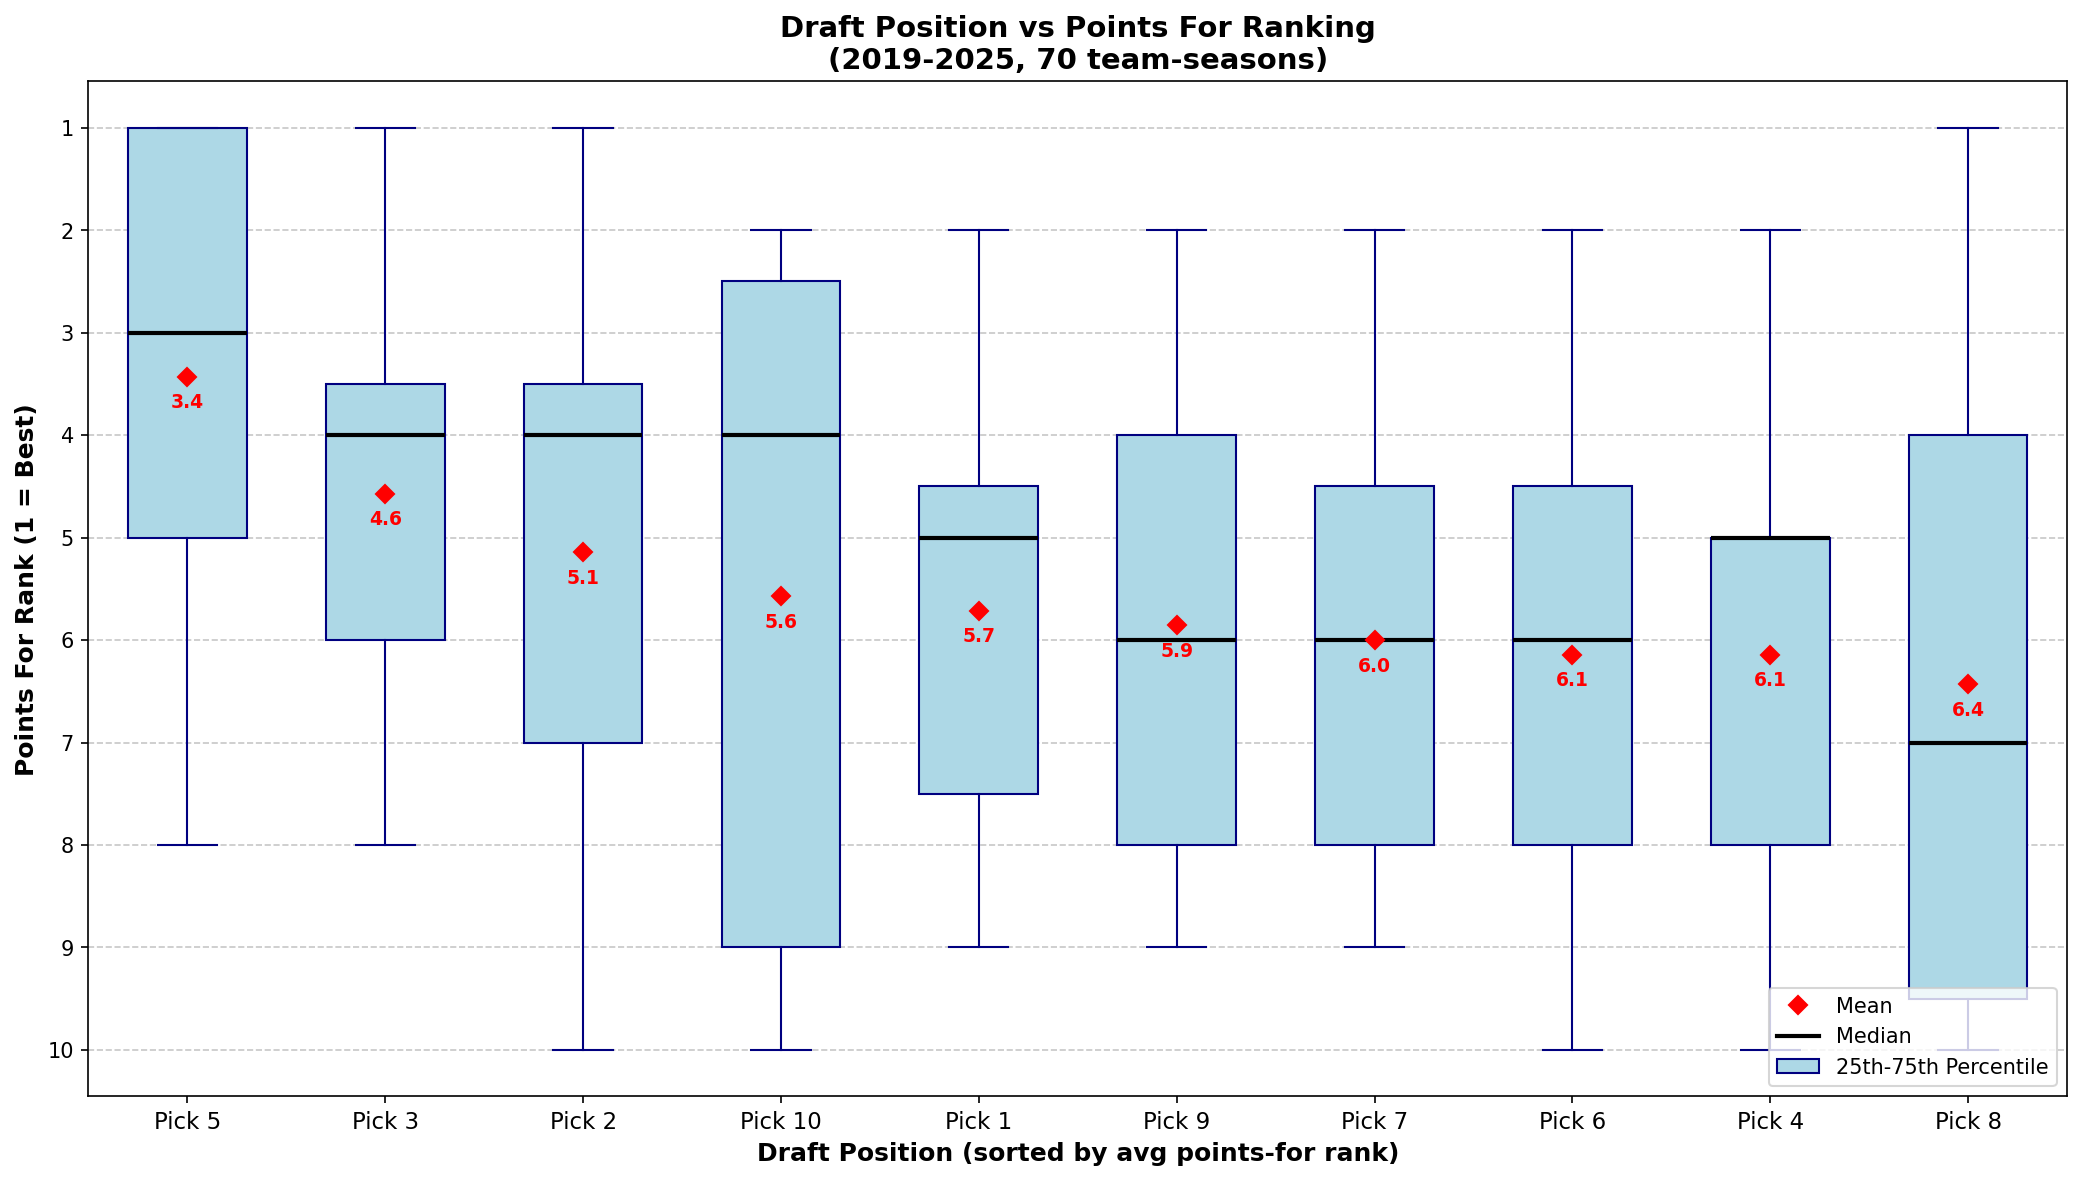

The script that saved this image:
#!/usr/bin/env python3
"""Analyze correlation between draft position and points-for ranking."""

import os
import sys
from datetime import datetime
from collections import defaultdict
import numpy as np

# Add parent directory to path
sys.path.insert(0, os.path.dirname(os.path.dirname(os.path.abspath(__file__))))

try:
    import matplotlib
    matplotlib.use('Agg')  # Non-interactive backend
    import matplotlib.pyplot as plt
    import matplotlib.colors as mcolors
except ImportError:
    print("matplotlib is required. Install with: pip install matplotlib")
    sys.exit(1)

from dotenv import load_dotenv
from espn_api.football import League

load_dotenv()

LEAGUE_ID = os.getenv("LEAGUE_ID")
ESPN_S2 = os.getenv("ESPN_S2")
SWID = os.getenv("SWID")
# Start from 2019 when league expanded to 10 teams
DRAFT_START_YEAR = 2019


def get_draft_position(league, team_id):
    """Get a team's draft position (their round 1 pick)."""
    for pick in league.draft:
        if pick.round_num == 1 and pick.team and pick.team.team_id == team_id:
            return pick.round_pick
    return None


def get_points_for_rankings(league):
    """Get points-for rankings for all teams (1 = most points)."""
    teams_sorted = sorted(league.teams, key=lambda t: t.points_for, reverse=True)
    rankings = {}
    for rank, team in enumerate(teams_sorted, 1):
        rankings[team.team_id] = rank
    return rankings


def main():
    current_year = datetime.now().year
    print(f"Analyzing draft position vs points-for ranking from {DRAFT_START_YEAR} to {current_year}...\n")

    # Collect data: (draft_position, points_for_rank) for each team-season
    data_points = []

    for year in range(DRAFT_START_YEAR, current_year + 1):
        print(f"Fetching {year} season...")
        try:
            league = League(
                league_id=int(LEAGUE_ID),
                year=year,
                espn_s2=ESPN_S2,
                swid=SWID
            )

            # Skip if no draft data
            if not league.draft:
                print(f"  No draft data for {year}")
                continue

            # Get points-for rankings
            pf_rankings = get_points_for_rankings(league)

            # Get each team's draft position and points-for rank
            for team in league.teams:
                draft_pos = get_draft_position(league, team.team_id)
                pf_rank = pf_rankings.get(team.team_id)

                if draft_pos and pf_rank:
                    data_points.append({
                        'year': year,
                        'team': team.team_name,
                        'draft_position': draft_pos,
                        'points_for_rank': pf_rank,
                        'points_for': team.points_for
                    })

        except Exception as e:
            print(f"  Warning: Could not fetch {year}: {e}")

    if not data_points:
        print("No data found!")
        return

    print(f"\nCollected {len(data_points)} team-seasons of data")

    # Determine league size (max draft position)
    league_size = max(d['draft_position'] for d in data_points)
    print(f"League size: {league_size} teams")

    # Group points-for ranks by draft position
    ranks_by_draft_pos = defaultdict(list)
    for d in data_points:
        ranks_by_draft_pos[d['draft_position']].append(d['points_for_rank'])

    # Calculate average rank for each draft position
    avg_pf_rank_by_draft = {}
    for draft_pos, ranks in ranks_by_draft_pos.items():
        avg_pf_rank_by_draft[draft_pos] = np.mean(ranks)

    # Sort draft positions by average points-for rank (best first = lowest avg rank)
    draft_positions_sorted = sorted(avg_pf_rank_by_draft.keys(),
                                     key=lambda x: avg_pf_rank_by_draft[x])

    data = [ranks_by_draft_pos[pos] for pos in draft_positions_sorted]
    labels = [f"Pick {pos}" for pos in draft_positions_sorted]

    # Create figure
    fig, ax = plt.subplots(figsize=(14, 8))

    # Create box plot
    bp = ax.boxplot(data,
                    positions=range(len(draft_positions_sorted)),
                    widths=0.6,
                    patch_artist=True,
                    showmeans=True,
                    meanprops=dict(marker='D', markerfacecolor='red', markeredgecolor='red', markersize=6),
                    medianprops=dict(color='black', linewidth=2),
                    boxprops=dict(facecolor='lightblue', color='navy'),
                    whiskerprops=dict(color='navy'),
                    capprops=dict(color='navy'),
                    flierprops=dict(marker='o', markerfacecolor='gray', markersize=4, alpha=0.5))

    # Customize plot
    ax.set_xticklabels(labels, fontsize=11)
    ax.set_xlabel('Draft Position (sorted by avg points-for rank)', fontsize=12, fontweight='bold')
    ax.set_ylabel('Points For Rank (1 = Best)', fontsize=12, fontweight='bold')
    ax.set_title(f'Draft Position vs Points For Ranking\n({DRAFT_START_YEAR}-{current_year}, {len(data_points)} team-seasons)',
                 fontsize=14, fontweight='bold')

    # Invert y-axis so 1 (best) is at the top
    ax.invert_yaxis()

    # Set y-ticks to show all ranks
    ax.set_yticks(range(1, league_size + 1))

    # Add grid
    ax.yaxis.grid(True, linestyle='--', alpha=0.7)
    ax.set_axisbelow(True)

    # Add legend
    from matplotlib.lines import Line2D
    legend_elements = [
        Line2D([0], [0], marker='D', color='w', markerfacecolor='red', markersize=8, label='Mean'),
        Line2D([0], [0], color='black', linewidth=2, label='Median'),
        plt.Rectangle((0, 0), 1, 1, facecolor='lightblue', edgecolor='navy', label='25th-75th Percentile'),
    ]
    ax.legend(handles=legend_elements, loc='lower right')

    # Add mean annotations
    for i, draft_pos in enumerate(draft_positions_sorted):
        mean = avg_pf_rank_by_draft[draft_pos]
        seasons = len(ranks_by_draft_pos[draft_pos])
        ax.annotate(f'{mean:.1f}',
                    xy=(i, mean),
                    xytext=(0, -15),
                    textcoords='offset points',
                    ha='center',
                    fontsize=9,
                    color='red',
                    fontweight='bold')

    plt.tight_layout()

    # Save to file
    output_path = os.path.join(os.path.dirname(__file__), 'draft_position_analysis.png')
    plt.savefig(output_path, dpi=150, bbox_inches='tight')
    print(f"\nChart saved to: {output_path}")

    # Print summary table (sorted by avg rank)
    print("\n" + "=" * 60)
    print("AVERAGE POINTS-FOR RANK BY DRAFT POSITION (sorted best to worst)")
    print("=" * 60)
    print(f"{'Draft Pos':<12} {'Avg PF Rank':<12} {'Seasons':<10} {'Top 3 Rate':<12}")
    print("-" * 60)

    for draft_pos in draft_positions_sorted:
        ranks = ranks_by_draft_pos[draft_pos]
        avg_rank = np.mean(ranks)
        top_3_rate = len([r for r in ranks if r <= 3]) / len(ranks) * 100
        print(f"Pick {draft_pos:<7} {avg_rank:<12.2f} {len(ranks):<10} {top_3_rate:<12.1f}%")

    # Best and worst draft positions
    print("\n" + "=" * 60)
    best_pos = min(avg_pf_rank_by_draft, key=avg_pf_rank_by_draft.get)
    worst_pos = max(avg_pf_rank_by_draft, key=avg_pf_rank_by_draft.get)
    print(f"Best draft position: #{best_pos} (avg rank: {avg_pf_rank_by_draft[best_pos]:.2f})")
    print(f"Worst draft position: #{worst_pos} (avg rank: {avg_pf_rank_by_draft[worst_pos]:.2f})")

    # Open the saved image
    print("\nOpening chart...")
    import subprocess
    subprocess.run(['open', output_path], check=False)


if __name__ == "__main__":
    main()
